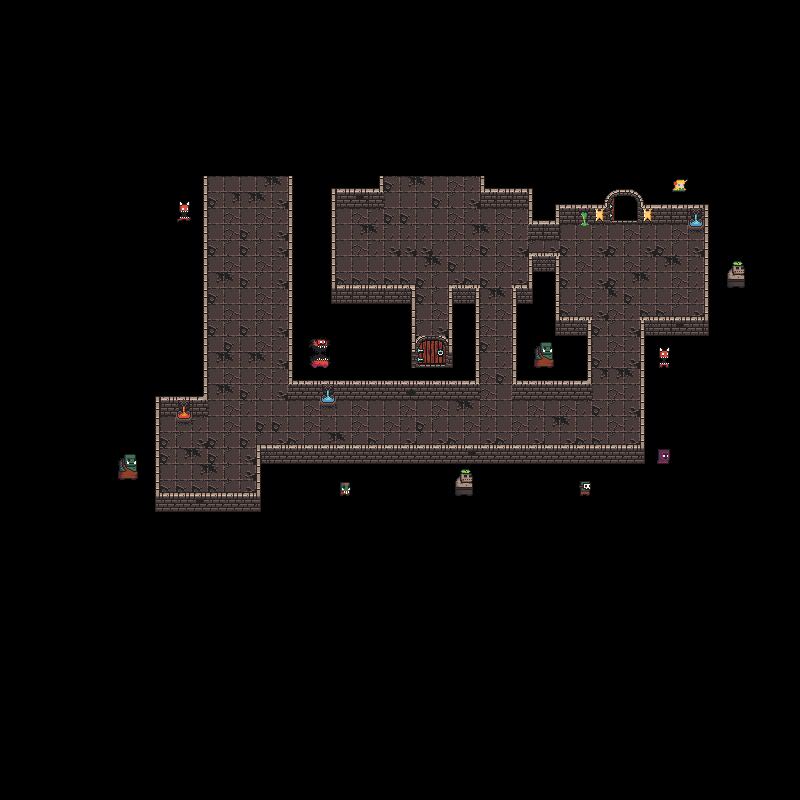

Below is a game level as drawn by its tile map, then a one-line description and the .tmx that defines it (tile-layer data replaced by summaries):
An orthogonal 50x50 tile map with 16x16 px tiles, 4 tile layers (play, walls, exit, background people).

<map version="1.5" tiledversion="1.6.0" orientation="orthogonal" renderorder="right-down" width="50" height="50" tilewidth="16" tileheight="16" infinite="0" nextlayerid="5" nextobjectid="1">
 <tileset firstgid="1" source="Dungeon.tsx" />
 <layer id="2" name="play" width="50" height="50">
  <data>[2500 cells, 338 non-empty, 11 distinct tile ids]</data>
 </layer>
 <layer id="1" name="walls" width="50" height="50">
  <data>[2500 cells, 254 non-empty, 32 distinct tile ids]</data>
 </layer>
 <layer id="3" name="exit" width="50" height="50">
  <data>[2500 cells, 6 non-empty, 6 distinct tile ids]</data>
 </layer>
 <layer id="4" name="background people" width="50" height="50">
  <data>[2500 cells, 28 non-empty, 20 distinct tile ids]</data>
 </layer>
</map>
